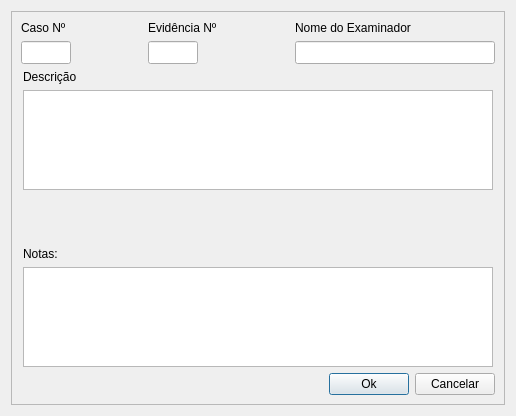
<?xml version="1.0" encoding="UTF-8"?>
<ui version="4.0">
 <class>ewfRelat</class>
 <widget class="QDialog" name="ewfRelat">
  <property name="geometry">
   <rect>
    <x>0</x>
    <y>0</y>
    <width>516</width>
    <height>416</height>
   </rect>
  </property>
  <property name="windowTitle">
   <string>Relatório</string>
  </property>
  <layout class="QGridLayout" name="gridLayout_2">
   <item row="0" column="0">
    <layout class="QGridLayout" name="gridLayout">
     <item row="0" column="0">
      <widget class="QFrame" name="frame">
       <property name="frameShape">
        <enum>QFrame::StyledPanel</enum>
       </property>
       <property name="frameShadow">
        <enum>QFrame::Raised</enum>
       </property>
       <layout class="QGridLayout" name="gridLayout_9">
        <item row="0" column="0">
         <layout class="QGridLayout" name="gridLayout_8">
          <item row="0" column="0">
           <layout class="QHBoxLayout" name="horizontalLayout">
            <item>
             <layout class="QGridLayout" name="gridLayout_3">
              <item row="0" column="0">
               <widget class="QLabel" name="label_case">
                <property name="styleSheet">
                 <string notr="true"> font: bold 8pt &quot;DroidSans&quot;;</string>
                </property>
                <property name="text">
                 <string>Caso Nº</string>
                </property>
               </widget>
              </item>
              <item row="1" column="0">
               <widget class="QLineEdit" name="lineEdit_caseNumber">
                <property name="minimumSize">
                 <size>
                  <width>50</width>
                  <height>23</height>
                 </size>
                </property>
                <property name="maximumSize">
                 <size>
                  <width>50</width>
                  <height>23</height>
                 </size>
                </property>
               </widget>
              </item>
             </layout>
            </item>
            <item>
             <spacer name="horizontalSpacer_2">
              <property name="orientation">
               <enum>Qt::Horizontal</enum>
              </property>
              <property name="sizeHint" stdset="0">
               <size>
                <width>40</width>
                <height>20</height>
               </size>
              </property>
             </spacer>
            </item>
            <item>
             <layout class="QGridLayout" name="gridLayout_4">
              <item row="0" column="0">
               <widget class="QLabel" name="label_2">
                <property name="styleSheet">
                 <string notr="true"> font: bold 8pt &quot;DroidSans&quot;;</string>
                </property>
                <property name="text">
                 <string>Evidência Nº</string>
                </property>
               </widget>
              </item>
              <item row="1" column="0">
               <widget class="QLineEdit" name="lineEdit_evidenceNumber">
                <property name="minimumSize">
                 <size>
                  <width>50</width>
                  <height>23</height>
                 </size>
                </property>
                <property name="maximumSize">
                 <size>
                  <width>50</width>
                  <height>23</height>
                 </size>
                </property>
               </widget>
              </item>
             </layout>
            </item>
            <item>
             <spacer name="horizontalSpacer">
              <property name="orientation">
               <enum>Qt::Horizontal</enum>
              </property>
              <property name="sizeHint" stdset="0">
               <size>
                <width>40</width>
                <height>20</height>
               </size>
              </property>
             </spacer>
            </item>
            <item>
             <layout class="QGridLayout" name="gridLayout_6">
              <item row="1" column="0">
               <widget class="QLineEdit" name="lineEdit_Examiner">
                <property name="minimumSize">
                 <size>
                  <width>200</width>
                  <height>23</height>
                 </size>
                </property>
               </widget>
              </item>
              <item row="0" column="0">
               <widget class="QLabel" name="label_4">
                <property name="styleSheet">
                 <string notr="true"> font: bold 8pt &quot;DroidSans&quot;;</string>
                </property>
                <property name="text">
                 <string>Nome do Examinador</string>
                </property>
               </widget>
              </item>
             </layout>
            </item>
           </layout>
          </item>
          <item row="1" column="0">
           <layout class="QGridLayout" name="gridLayout_7">
            <item row="2" column="0">
             <widget class="QTextEdit" name="textEdit_notes">
              <property name="minimumSize">
               <size>
                <width>470</width>
                <height>100</height>
               </size>
              </property>
              <property name="maximumSize">
               <size>
                <width>470</width>
                <height>100</height>
               </size>
              </property>
             </widget>
            </item>
            <item row="1" column="0">
             <widget class="QLabel" name="label_5">
              <property name="styleSheet">
               <string notr="true"> font: bold 8pt &quot;DroidSans&quot;;</string>
              </property>
              <property name="text">
               <string>Notas:</string>
              </property>
             </widget>
            </item>
            <item row="0" column="0">
             <layout class="QGridLayout" name="gridLayout_5">
              <item row="0" column="0">
               <widget class="QLabel" name="label_3">
                <property name="styleSheet">
                 <string notr="true"> font: bold 8pt &quot;DroidSans&quot;;</string>
                </property>
                <property name="text">
                 <string>Descrição</string>
                </property>
               </widget>
              </item>
              <item row="1" column="0">
               <widget class="QTextEdit" name="textEdit_description">
                <property name="minimumSize">
                 <size>
                  <width>470</width>
                  <height>100</height>
                 </size>
                </property>
                <property name="maximumSize">
                 <size>
                  <width>470</width>
                  <height>100</height>
                 </size>
                </property>
               </widget>
              </item>
              <item row="2" column="0">
               <spacer name="verticalSpacer">
                <property name="orientation">
                 <enum>Qt::Vertical</enum>
                </property>
                <property name="sizeHint" stdset="0">
                 <size>
                  <width>20</width>
                  <height>40</height>
                 </size>
                </property>
               </spacer>
              </item>
             </layout>
            </item>
           </layout>
          </item>
         </layout>
        </item>
        <item row="1" column="0">
         <layout class="QHBoxLayout" name="horizontalLayout_2">
          <item>
           <spacer name="horizontalSpacer_3">
            <property name="orientation">
             <enum>Qt::Horizontal</enum>
            </property>
            <property name="sizeHint" stdset="0">
             <size>
              <width>40</width>
              <height>20</height>
             </size>
            </property>
           </spacer>
          </item>
          <item>
           <widget class="QPushButton" name="pushButton_ok">
            <property name="text">
             <string>Ok</string>
            </property>
           </widget>
          </item>
          <item>
           <widget class="QPushButton" name="pushButton_cancel">
            <property name="text">
             <string>Cancelar</string>
            </property>
           </widget>
          </item>
         </layout>
        </item>
       </layout>
      </widget>
     </item>
    </layout>
   </item>
  </layout>
 </widget>
 <resources/>
 <connections/>
</ui>
